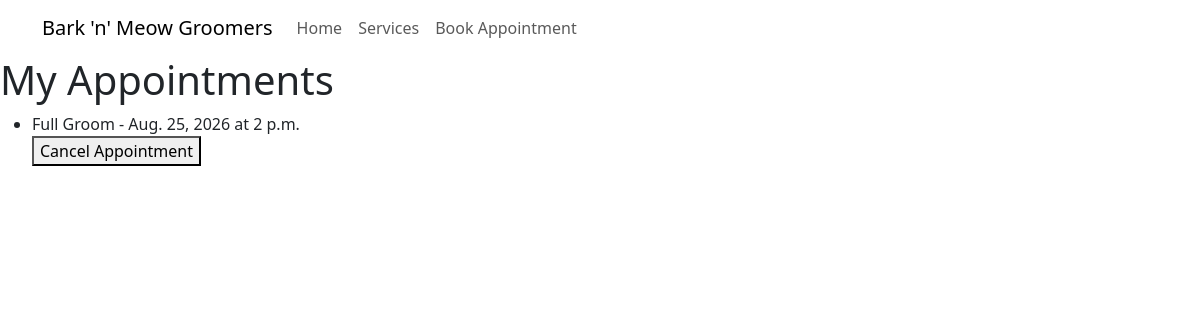
Screenshot of /my-appointments/ (signed in) with the database file from the repository.
### bookings/models.py (models this page shows, shortened)
class Appointment(models.Model):
    STATUS_CHOICES = [
        ('pending', 'Pending'),
        ('confirmed', 'Confirmed'),
        ('completed', 'Completed'),
        ('cancelled', 'Cancelled'),
    ]
    user = models.ForeignKey(User, on_delete=models.CASCADE)
    pet = models.ForeignKey(Pet, on_delete=models.CASCADE)
    service = models.ForeignKey(GroomingService, on_delete=models.CASCADE)
    appointment_date = models.DateField()
    appointment_time = models.TimeField()
    status = models.CharField(max_length=10, choices=STATUS_CHOICES, default='pending')
    notes = models.TextField(blank=True)
    created_on = models.DateTimeField(auto_now_add=True)
    updated_on = models.DateTimeField(auto_now=True)

class GroomingService(models.Model):
    name = models.CharField(max_length=100)
    description = models.TextField()
    price = models.DecimalField(max_digits=6, decimal_places=2)
    duration = models.PositiveIntegerField()

### bookings/views.py (the view)
# urls.py: path('my-appointments/', views.my_appointments, name='my_appointments'),
@login_required
def my_appointments(request):
    appointments = Appointment.objects.filter(user=request.user).exclude(status='cancelled')
    return render(request, 'my_appointments.html', {'appointments': appointments})

### templates/my_appointments.html (shortened to what this page needs)
{% extends 'base.html' %}
{% block content %}
    <h1>My Appointments</h1>
    <ul>
        {% for appointment in appointments %}
            <li>{{ appointment.service.name }} - {{appointment.appointment_date }} at {{appointment.appointment_time }}
                <form method="post" action="{% url 'cancel_appointment' appointment.id %}">
                    <button type="submit">Cancel Appointment</button>
                </form>
            </li>
        {% endfor %}
    </ul>
{% endblock %}

### rows the page displays
Appointment: service.name "Full Groom", appointment_date "Aug. 25, 2026", appointment_time "2 p.m."
